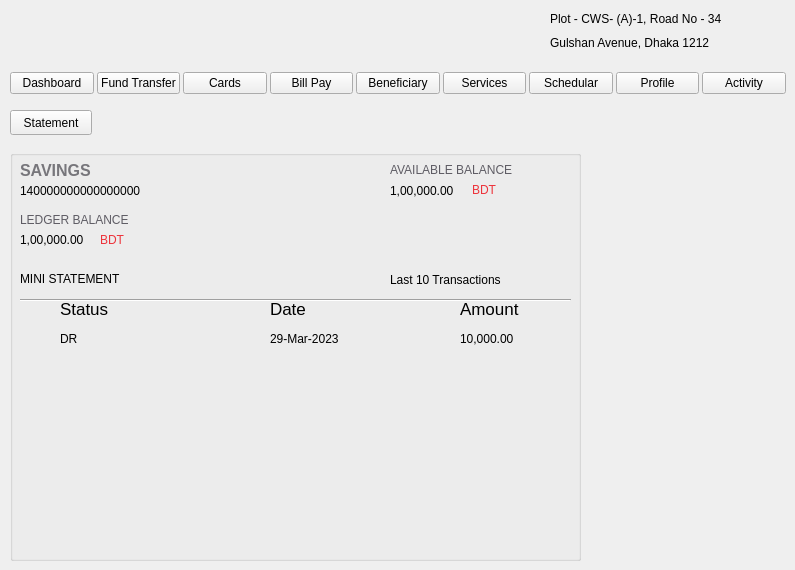
    <widget class="QWidget" name="home_page">
     <widget class="QLabel" name="login_bank_logo_3">
      <property name="geometry">
       <rect>
        <x>30</x>
        <y>10</y>
        <width>181</width>
        <height>51</height>
       </rect>
      </property>
      <property name="text">
       <string/>
      </property>
      <property name="pixmap">
       <pixmap resource="resources.qrc">:/image/images/logo.jpeg</pixmap>
      </property>
     </widget>
     <widget class="QLabel" name="login_support_number_3">
      <property name="geometry">
       <rect>
        <x>380</x>
        <y>10</y>
        <width>81</width>
        <height>51</height>
       </rect>
      </property>
      <property name="text">
       <string/>
      </property>
     </widget>
     <widget class="QLabel" name="login_support_logo_3">
      <property name="geometry">
       <rect>
        <x>330</x>
        <y>10</y>
        <width>51</width>
        <height>51</height>
       </rect>
      </property>
      <property name="text">
       <string/>
      </property>
      <property name="pixmap">
       <pixmap resource="resources.qrc">:/image/images/support_icon.jpeg</pixmap>
      </property>
      <property name="scaledContents">
       <bool>true</bool>
      </property>
     </widget>
     <widget class="QWidget" name="layoutWidget">
      <property name="geometry">
       <rect>
        <x>550</x>
        <y>10</y>
        <width>211</width>
        <height>42</height>
       </rect>
      </property>
      <layout class="QVBoxLayout" name="verticalLayout">
       <item>
        <widget class="QLabel" name="login_address_label1_3">
         <property name="text">
          <string>Plot - CWS- (A)-1, Road No - 34 </string>
         </property>
        </widget>
       </item>
       <item>
        <widget class="QLabel" name="login_address_label2_3">
         <property name="text">
          <string>Gulshan Avenue, Dhaka 1212</string>
         </property>
        </widget>
       </item>
      </layout>
     </widget>
     <widget class="QWidget" name="layoutWidget">
      <property name="geometry">
       <rect>
        <x>10</x>
        <y>70</y>
        <width>776</width>
        <height>27</height>
       </rect>
      </property>
      <layout class="QHBoxLayout" name="horizontalLayout_2">
       <property name="spacing">
        <number>3</number>
       </property>
       <property name="sizeConstraint">
        <enum>QLayout::SetMinimumSize</enum>
       </property>
       <item>
        <widget class="QPushButton" name="dashboard_button">
         <property name="sizePolicy">
          <sizepolicy hsizetype="Minimum" vsizetype="Fixed">
           <horstretch>0</horstretch>
           <verstretch>0</verstretch>
          </sizepolicy>
         </property>
         <property name="text">
          <string>Dashboard</string>
         </property>
        </widget>
       </item>
       <item>
        <widget class="QPushButton" name="fund_tranfer_button">
         <property name="sizePolicy">
          <sizepolicy hsizetype="Minimum" vsizetype="Fixed">
           <horstretch>0</horstretch>
           <verstretch>0</verstretch>
          </sizepolicy>
         </property>
         <property name="text">
          <string>Fund Transfer</string>
         </property>
        </widget>
       </item>
       <item>
        <widget class="QPushButton" name="cards_button">
         <property name="sizePolicy">
          <sizepolicy hsizetype="Minimum" vsizetype="Fixed">
           <horstretch>0</horstretch>
           <verstretch>0</verstretch>
          </sizepolicy>
         </property>
         <property name="text">
          <string>Cards</string>
         </property>
        </widget>
       </item>
       <item>
        <widget class="QPushButton" name="bill_pay_button">
         <property name="sizePolicy">
          <sizepolicy hsizetype="Minimum" vsizetype="Fixed">
           <horstretch>0</horstretch>
           <verstretch>0</verstretch>
          </sizepolicy>
         </property>
         <property name="text">
          <string>Bill Pay</string>
         </property>
        </widget>
       </item>
       <item>
        <widget class="QPushButton" name="beneficiary_button">
         <property name="sizePolicy">
          <sizepolicy hsizetype="Minimum" vsizetype="Fixed">
           <horstretch>0</horstretch>
           <verstretch>0</verstretch>
          </sizepolicy>
         </property>
         <property name="text">
          <string>Beneficiary</string>
         </property>
        </widget>
       </item>
       <item>
        <widget class="QPushButton" name="services_button">
         <property name="sizePolicy">
          <sizepolicy hsizetype="Minimum" vsizetype="Fixed">
           <horstretch>0</horstretch>
           <verstretch>0</verstretch>
          </sizepolicy>
         </property>
         <property name="text">
          <string>Services</string>
         </property>
        </widget>
       </item>
       <item>
        <widget class="QPushButton" name="home_schedular_button">
         <property name="sizePolicy">
          <sizepolicy hsizetype="Minimum" vsizetype="Fixed">
           <horstretch>0</horstretch>
           <verstretch>0</verstretch>
          </sizepolicy>
         </property>
         <property name="text">
          <string>Schedular</string>
         </property>
        </widget>
       </item>
       <item>
        <widget class="QPushButton" name="profile_button">
         <property name="sizePolicy">
          <sizepolicy hsizetype="Minimum" vsizetype="Fixed">
           <horstretch>0</horstretch>
           <verstretch>0</verstretch>
          </sizepolicy>
         </property>
         <property name="text">
          <string>Profile</string>
         </property>
        </widget>
       </item>
       <item>
        <widget class="QPushButton" name="activity_button">
         <property name="sizePolicy">
          <sizepolicy hsizetype="Minimum" vsizetype="Fixed">
           <horstretch>0</horstretch>
           <verstretch>0</verstretch>
          </sizepolicy>
         </property>
         <property name="text">
          <string>Activity</string>
         </property>
        </widget>
       </item>
      </layout>
     </widget>
     <widget class="QPushButton" name="home_statement_button">
      <property name="geometry">
       <rect>
        <x>10</x>
        <y>110</y>
        <width>82</width>
        <height>25</height>
       </rect>
      </property>
      <property name="text">
       <string>Statement</string>
      </property>
     </widget>
     <widget class="QGroupBox" name="home_box">
      <property name="geometry">
       <rect>
        <x>10</x>
        <y>150</y>
        <width>571</width>
        <height>411</height>
       </rect>
      </property>
      <property name="title">
       <string/>
      </property>
      <widget class="QLabel" name="home_savings_label">
       <property name="geometry">
        <rect>
         <x>10</x>
         <y>10</y>
         <width>81</width>
         <height>21</height>
        </rect>
       </property>
       <property name="text">
        <string>&lt;html&gt;&lt;head/&gt;&lt;body&gt;&lt;p&gt;&lt;span style=&quot; font-size:12pt; font-weight:700; color:#77767b;&quot;&gt;SAVINGS&lt;/span&gt;&lt;/p&gt;&lt;/body&gt;&lt;/html&gt;</string>
       </property>
      </widget>
      <widget class="QLabel" name="home_available_balance_label">
       <property name="geometry">
        <rect>
         <x>380</x>
         <y>10</y>
         <width>151</width>
         <height>21</height>
        </rect>
       </property>
       <property name="text">
        <string>&lt;html&gt;&lt;head/&gt;&lt;body&gt;&lt;p&gt;&lt;span style=&quot; color:#5e5c64;&quot;&gt;AVAILABLE BALANCE&lt;/span&gt;&lt;/p&gt;&lt;/body&gt;&lt;/html&gt;</string>
       </property>
      </widget>
      <widget class="QLabel" name="home_available_balance">
       <property name="geometry">
        <rect>
         <x>380</x>
         <y>32</y>
         <width>81</width>
         <height>17</height>
        </rect>
       </property>
       <property name="text">
        <string>1,00,000.00</string>
       </property>
      </widget>
      <widget class="QLabel" name="home_currency_label">
       <property name="geometry">
        <rect>
         <x>462</x>
         <y>32</y>
         <width>31</width>
         <height>17</height>
        </rect>
       </property>
       <property name="text">
        <string>&lt;html&gt;&lt;head/&gt;&lt;body&gt;&lt;p&gt;&lt;span style=&quot; color:#ed333b;&quot;&gt;BDT&lt;/span&gt;&lt;/p&gt;&lt;/body&gt;&lt;/html&gt;</string>
       </property>
      </widget>
      <widget class="QLabel" name="home_savings">
       <property name="geometry">
        <rect>
         <x>10</x>
         <y>32</y>
         <width>161</width>
         <height>17</height>
        </rect>
       </property>
       <property name="text">
        <string>140000000000000000</string>
       </property>
      </widget>
      <widget class="QLabel" name="home_ledeger">
       <property name="geometry">
        <rect>
         <x>10</x>
         <y>82</y>
         <width>81</width>
         <height>17</height>
        </rect>
       </property>
       <property name="text">
        <string>&lt;html&gt;&lt;head/&gt;&lt;body&gt;&lt;p&gt;1,00,000.00&lt;/p&gt;&lt;/body&gt;&lt;/html&gt;</string>
       </property>
      </widget>
      <widget class="QLabel" name="home_ledger_balance">
       <property name="geometry">
        <rect>
         <x>10</x>
         <y>60</y>
         <width>151</width>
         <height>21</height>
        </rect>
       </property>
       <property name="text">
        <string>&lt;html&gt;&lt;head/&gt;&lt;body&gt;&lt;p&gt;&lt;span style=&quot; color:#5e5c64;&quot;&gt;LEDGER BALANCE&lt;/span&gt;&lt;/p&gt;&lt;/body&gt;&lt;/html&gt;</string>
       </property>
      </widget>
      <widget class="QLabel" name="home_currency_label_2">
       <property name="geometry">
        <rect>
         <x>90</x>
         <y>82</y>
         <width>31</width>
         <height>17</height>
        </rect>
       </property>
       <property name="text">
        <string>&lt;html&gt;&lt;head/&gt;&lt;body&gt;&lt;p&gt;&lt;span style=&quot; color:#ed333b;&quot;&gt;BDT&lt;/span&gt;&lt;/p&gt;&lt;/body&gt;&lt;/html&gt;</string>
       </property>
      </widget>
      <widget class="QLabel" name="home_mini_statement_label">
       <property name="geometry">
        <rect>
         <x>10</x>
         <y>120</y>
         <width>131</width>
         <height>17</height>
        </rect>
       </property>
       <property name="text">
        <string>MINI STATEMENT</string>
       </property>
      </widget>
      <widget class="QLabel" name="home_transactions_label">
       <property name="geometry">
        <rect>
         <x>380</x>
         <y>120</y>
         <width>141</width>
         <height>20</height>
        </rect>
       </property>
       <property name="text">
        <string>Last 10 Transactions</string>
       </property>
      </widget>
      <widget class="Line" name="home_hor_bar">
       <property name="geometry">
        <rect>
         <x>10</x>
         <y>140</y>
         <width>551</width>
         <height>20</height>
        </rect>
       </property>
       <property name="orientation">
        <enum>Qt::Horizontal</enum>
       </property>
      </widget>
      <widget class="QLabel" name="home_status_label">
       <property name="geometry">
        <rect>
         <x>50</x>
         <y>150</y>
         <width>67</width>
         <height>17</height>
        </rect>
       </property>
       <property name="font">
        <font>
         <pointsize>13</pointsize>
        </font>
       </property>
       <property name="text">
        <string>Status</string>
       </property>
      </widget>
      <widget class="QLabel" name="home_date_label">
       <property name="geometry">
        <rect>
         <x>260</x>
         <y>150</y>
         <width>67</width>
         <height>17</height>
        </rect>
       </property>
       <property name="font">
        <font>
         <pointsize>13</pointsize>
        </font>
       </property>
       <property name="text">
        <string>Date</string>
       </property>
      </widget>
      <widget class="QLabel" name="home_amount_label">
       <property name="geometry">
        <rect>
         <x>450</x>
         <y>150</y>
         <width>67</width>
         <height>17</height>
        </rect>
       </property>
       <property name="font">
        <font>
         <pointsize>13</pointsize>
        </font>
       </property>
       <property name="text">
        <string>Amount</string>
       </property>
      </widget>
      <widget class="QLabel" name="home_s1_label">
       <property name="geometry">
        <rect>
         <x>50</x>
         <y>180</y>
         <width>67</width>
         <height>17</height>
        </rect>
       </property>
       <property name="text">
        <string>DR</string>
       </property>
      </widget>
      <widget class="QLabel" name="home_d1_label">
       <property name="geometry">
        <rect>
         <x>260</x>
         <y>180</y>
         <width>91</width>
         <height>17</height>
        </rect>
       </property>
       <property name="text">
        <string>29-Mar-2023</string>
       </property>
      </widget>
      <widget class="QLabel" name="home_a1_label">
       <property name="geometry">
        <rect>
         <x>450</x>
         <y>180</y>
         <width>91</width>
         <height>17</height>
        </rect>
       </property>
       <property name="text">
        <string>10,000.00</string>
       </property>
      </widget>
     </widget>
    </widget>
